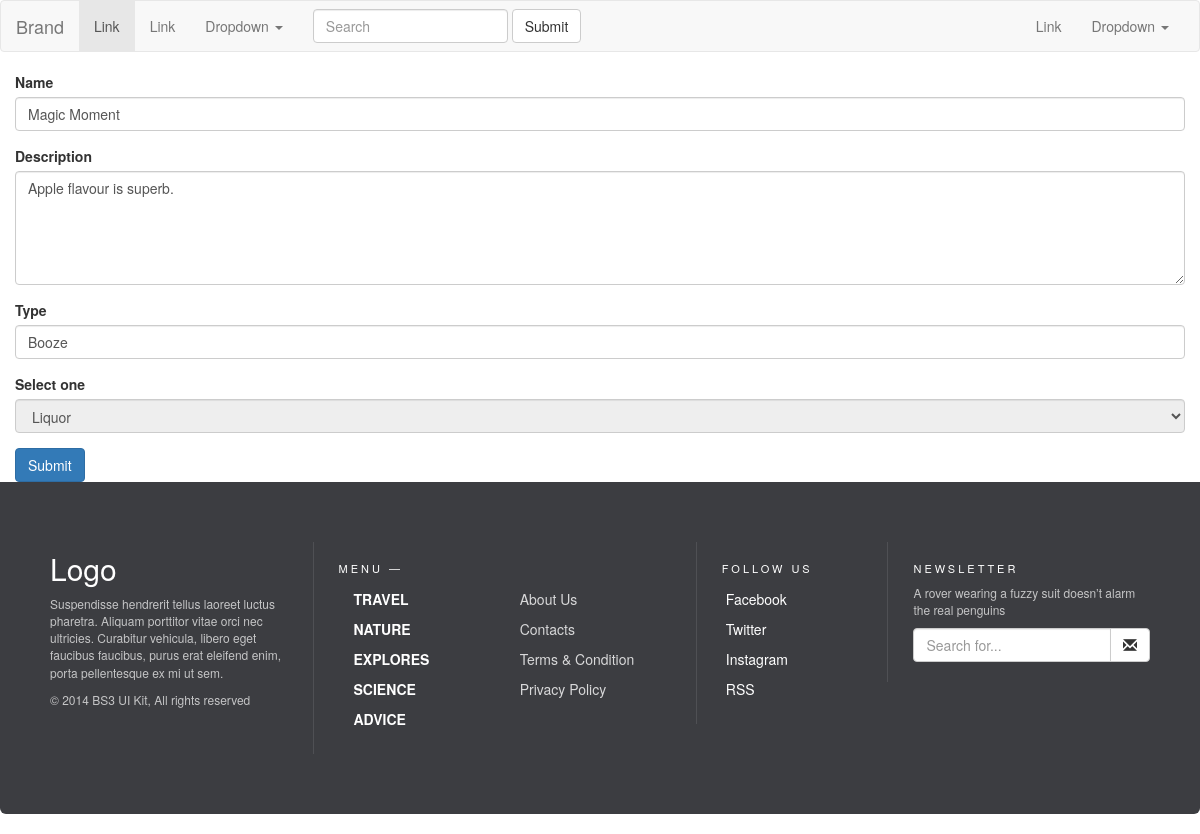
The app's page /seo_liquor_edit/2 with its own data.
### seo_test_app/models.py (models this page shows, shortened)
class Liquor(models.Model):
    title = models.CharField(max_length=255, default='')
    description = models.TextField()
    type = models.CharField(max_length=255, default='')
    class Meta:
        ordering = ['-id']

### seo_test_app/views.py (the view, shortened to what this page needs)
# urls.py: path('seo_liquor_edit/<int:id>', seo_liquor_edit, name='seo_liquor_edit'),
def seo_liquor_edit(request, id):
    liquor = Liquor.objects.get(pk=int(id))
    form = DLForm(data=request.POST)
    return render(request, 'seo_test_app/seo_liquor_edit.html', {'form': form, 'liquor': liquor})

### seo_test_app/forms.py
class DLForm(forms.Form):
    title = forms.CharField(max_length=255)
    description = forms.CharField(widget=forms.Textarea)
    type = forms.CharField(max_length=255)

### seo_test_app/templates/seo_test_app/seo_liquor_edit.html (shortened to what this page needs)
{% extends "seo_test_app/base.html" %}
{% block content %}
    <div class="container">
	    <div class="row">
             <form name="form" action="" method="post">
                  <div class="form-group">
                    <label for="title">Name</label>
                    <input type="text" class="form-control" id="title" name="title" value="{{liquor.title}}">
                  </div>
                  <div class="form-group">
                    <label for="description">Description</label>
                    <textarea class="form-control" rows="5" id="description" name="description">{{liquor.description}}</textarea>
                  </div>
                  <div class="form-group">
                    <label for="type">Type</label>
                    <input type="text" class="form-control" id="type" name="type" value="{{liquor.type}}">
                  </div>
                  <div class="form-group">
                      <label for="dorl">Select one</label>
                      <select class="form-control" id="dorl" disabled>
                        <option selected >Liquor</option>
                      </select>
                  </div>
                  <button type="submit" class="btn btn-primary">Submit</button>
             </form>
        </div>
    </div>
{% endblock content %}

### records on screen
Liquor: title "Magic Moment", description "Apple flavour is superb.", type "Booze"
